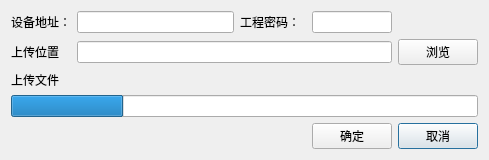
<?xml version="1.0" encoding="UTF-8"?>
<ui version="4.0">
 <class>ProjectUploadDialog</class>
 <widget class="QDialog" name="ProjectUploadDialog">
  <property name="geometry">
   <rect>
    <x>0</x>
    <y>0</y>
    <width>489</width>
    <height>140</height>
   </rect>
  </property>
  <property name="windowTitle">
   <string>工程上传</string>
  </property>
  <layout class="QGridLayout" name="gridLayout">
   <item row="0" column="1">
    <widget class="QLineEdit" name="editAddress"/>
   </item>
   <item row="0" column="0">
    <widget class="QLabel" name="label">
     <property name="text">
      <string>设备地址：</string>
     </property>
    </widget>
   </item>
   <item row="1" column="0">
    <widget class="QLabel" name="label_2">
     <property name="text">
      <string>上传位置</string>
     </property>
    </widget>
   </item>
   <item row="2" column="0">
    <widget class="QLabel" name="label_3">
     <property name="text">
      <string>上传文件</string>
     </property>
    </widget>
   </item>
   <item row="3" column="0" colspan="6">
    <widget class="QProgressBar" name="progressBar">
     <property name="value">
      <number>24</number>
     </property>
     <property name="textVisible">
      <bool>false</bool>
     </property>
    </widget>
   </item>
   <item row="4" column="5">
    <widget class="QPushButton" name="btnCancel">
     <property name="text">
      <string>取消</string>
     </property>
    </widget>
   </item>
   <item row="0" column="2">
    <widget class="QLabel" name="label_4">
     <property name="text">
      <string>工程密码：</string>
     </property>
    </widget>
   </item>
   <item row="1" column="5">
    <widget class="QPushButton" name="btnSelectPath">
     <property name="text">
      <string>浏览</string>
     </property>
    </widget>
   </item>
   <item row="4" column="4">
    <widget class="QPushButton" name="btnOK">
     <property name="text">
      <string>确定</string>
     </property>
    </widget>
   </item>
   <item row="1" column="1" colspan="4">
    <widget class="QLineEdit" name="editPath"/>
   </item>
   <item row="0" column="4">
    <widget class="QLineEdit" name="editPassword">
     <property name="maximumSize">
      <size>
       <width>80</width>
       <height>16777215</height>
      </size>
     </property>
    </widget>
   </item>
  </layout>
 </widget>
 <resources/>
 <connections/>
</ui>
